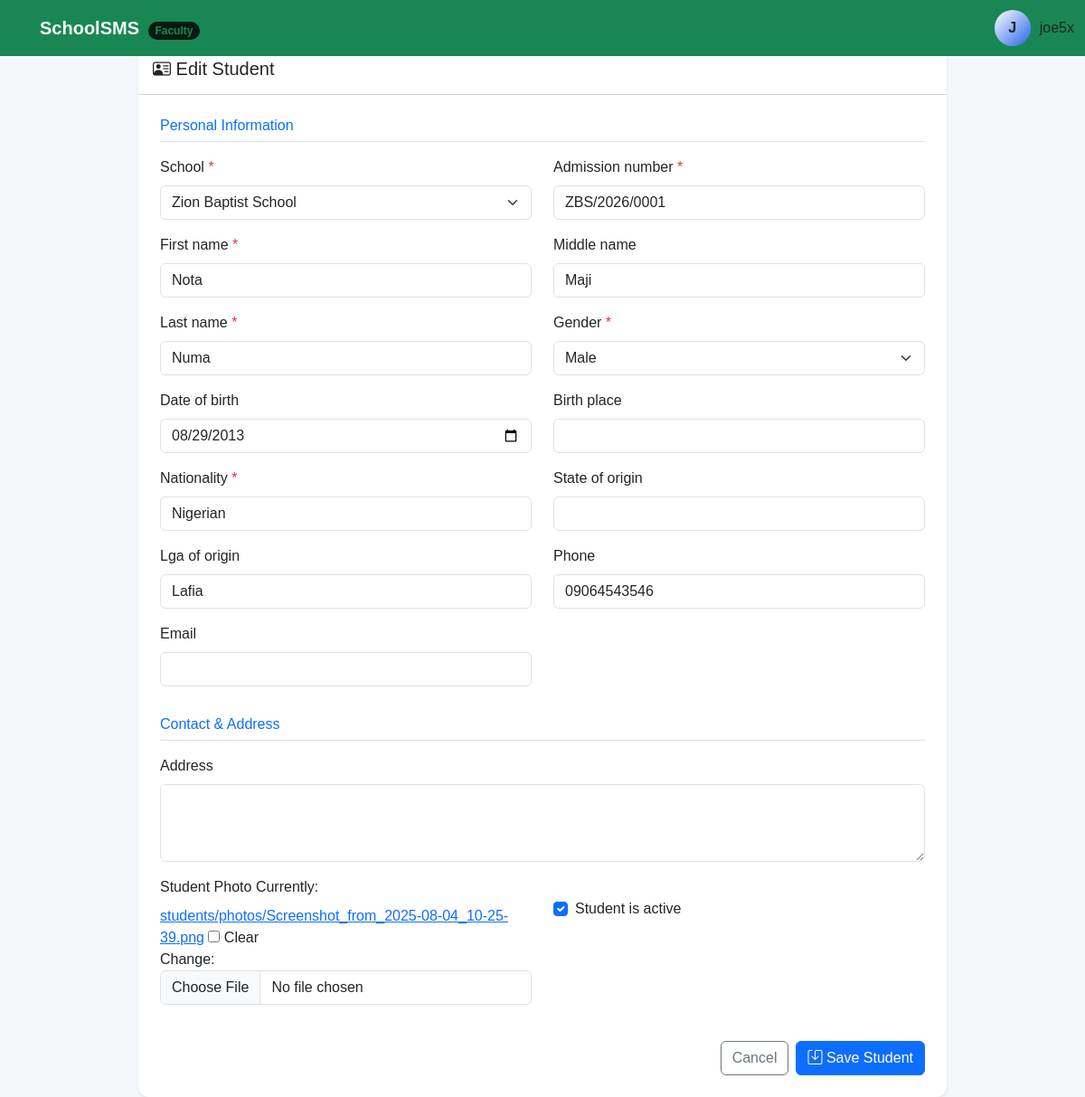
Screenshot of /students/1/edit/ (signed in) with the database file from the repository.
### accounts/models.py (models this page shows, shortened)
class User(AbstractUser):
    class Role(models.TextChoices):
        SUPER_ADMIN = "super_admin", "Super Administrator"
        SCHOOL_ADMIN = "school_admin", "School Administrator"
        PRINCIPAL = "principal", "Principal"
        VICE_PRINCIPAL = "vice_principal", "Vice Principal"
        HEAD_TEACHER = "head_teacher", "Head Teacher"
        TEACHER = "teacher", "Teacher"
        FORM_TEACHER = "form_teacher", "Form Teacher"
        BURSAR = "bursar", "Bursar"
        ACCOUNTANT = "accountant", "Accountant"
        REGISTRAR = "registrar", "Registrar"
        STUDENT = "student", "Student"
        PARENT = "parent", "Parent/Guardian"
    role = models.CharField(
        max_length=30,
        choices=Role.choices,
        default=Role.TEACHER,
    )
    phone = models.CharField(
        max_length=20,
        blank=True,
    )
    staff_id = models.CharField(
        max_length=50,
        unique=True,
        null=True,
        blank=True,
    )
    profile_photo = models.ImageField(
        upload_to="accounts/profiles/",
        blank=True,
        null=True,
    )
    address = models.TextField(
        blank=True,
    )
    date_of_birth = models.DateField(
        blank=True,
        null=True,
    )
    is_verified = models.BooleanField(
        default=False,
    )
    created_at = models.DateTimeField(
        auto_now_add=True,
    )
    updated_at = models.DateTimeField(
        auto_now=True,
    )
    class Meta:
        ordering = ["first_name", "last_name"]

### students/models.py (models this page shows, shortened)
class Student(models.Model):
    class Gender(models.TextChoices):
        MALE = "male", "Male"
        FEMALE = "female", "Female"
    school = models.ForeignKey(
        "schools.School",
        on_delete=models.CASCADE,
        related_name="students",
    )
    admission_number = models.CharField(
        max_length=30,
    )
    first_name = models.CharField(
        max_length=100,
    )
    middle_name = models.CharField(
        max_length=100,
        blank=True,
    )
    last_name = models.CharField(
        max_length=100,
    )
    gender = models.CharField(
        max_length=10,
        choices=Gender.choices,
    )
    date_of_birth = models.DateField(
        null=True,
        blank=True,
    )
    birth_place = models.CharField(
        max_length=150,
        blank=True,
    )
    nationality = models.CharField(
        max_length=100,
        default="Nigerian",
    )
    state_of_origin = models.CharField(
        max_length=100,
        blank=True,
    )
    lga_of_origin = models.CharField(
        max_length=100,
        blank=True,
    )
    address = models.TextField(
        blank=True,
    )
    phone = models.CharField(
        max_length=30,
        blank=True,
    )
    email = models.EmailField(
        blank=True,
    )
    photo = models.ImageField(
        upload_to="students/photos/",
        null=True,
        blank=True,
    )
    is_active = models.BooleanField(
        default=True,
    )
    created_at = models.DateTimeField(
        auto_now_add=True,
    )
    updated_at = models.DateTimeField(
        auto_now=True,
    )
    class Meta:
        ordering = [
            "last_name",
            "first_name",
        ]
        constraints = [
            models.UniqueConstraint(
                fields=[
                    "school",
                    "admission_number",
                ],
                name="unique_school_admission_number",
            ),
        ]

### students/views.py (the view)
@login_required
def student_update(request, pk):
    student = get_object_or_404(
        Student.objects.select_related("school"),
        pk=pk,
    )
    if request.method == "POST":
        form = StudentForm(
            request.POST,
            request.FILES,
            instance=student,
        )
        if form.is_valid():
            form.save()
            messages.success(
                request,
                "Student information updated successfully.",
            )
            return redirect(
                "students:student_detail",
                pk=student.pk,
            )
    else:
        form = StudentForm(instance=student)
    return render(
        request,
        "students/student_form.html",
        {
            "form": form,
            "student": student,
            "title": "Edit Student",
        },
    )

### schools/models.py (called while the page is built)
    def __str__(self):
        return self.name

### templates/students/student_form.html (shortened to what this page needs)
{% extends "base.html" %}
{% block content %}
<div class="row justify-content-center">
    <div class="col-xl-9">
        <div class="card border-0 shadow-sm">
            <div class="card-header bg-white py-3">
                <h5 class="mb-0">
                    <i class="bi bi-person-vcard"></i>
                    {{ title }}
                </h5>
            </div>
            <div class="card-body p-4">
                <form
                    method="post"
                    enctype="multipart/form-data"
                >
                    <h6 class="text-primary border-bottom pb-2 mb-3">
                        Personal Information
                    </h6>
                    <div class="row">
                        {% for field in form %}
                            {% if field.name != "address" and field.name != "photo" and field.name != "is_active" %}
                                <div class="col-md-6 mb-3">
                                    <label class="form-label">
                                        {{ field.label }}
                                        {% if field.field.required %}
                                            <span class="text-danger">*</span>
                                        {% endif %}
                                    </label>
                                    {{ field }}
                                </div>
                            {% endif %}
                        {% endfor %}
                    </div>
                    <h6 class="text-primary border-bottom pb-2 mb-3 mt-3">
                        Contact & Address
                    </h6>
                    <div class="mb-3">
                        <label class="form-label">
                            {{ form.address.label }}
                        </label>
                        {{ form.address }}
                    </div>
                    <div class="row">
                        <div class="col-md-6 mb-3">
                            <label class="form-label">
                                Student Photo
                            </label>
                            {{ form.photo }}
                        </div>
                        <div class="col-md-6 mb-3">
                            <div class="form-check mt-4">
                                {{ form.is_active }}
                                <label class="form-check-label">
                                    Student is active
                                </label>
                            </div>
                        </div>
                    </div>
                    <div class="d-flex justify-content-end gap-2 mt-4">
                        <a
                            href="{% url 'students:student_list' %}"
                            class="btn btn-outline-secondary"
                        >
                            Cancel
                        </a>
                        <button
                            type="submit"
                            class="btn btn-primary"
                        >
                            <i class="bi bi-save"></i>
                            Save Student
                        </button>
                    </div>
                </form>
            </div>
        </div>
    </div>
</div>
{% endblock %}

### templates/base.html (shortened to what this page needs)
{% load static %}
<!DOCTYPE html>
<html lang="en">
<head>
    <link
        href="https://cdn.jsdelivr.net/npm/bootstrap@5.3.3/dist/css/bootstrap.min.css"
        rel="stylesheet"
    >
    <link
        href="https://cdn.jsdelivr.net/npm/bootstrap-icons@1.11.3/font/bootstrap-icons.css"
        rel="stylesheet"
    >
     <link
     rel="stylesheet"
     href="{% static 'css/sms.css' %}"
    >
</head>
<body>
    <nav class="navbar fixed-top bg-success" data-bs-theme="dark">
    <div class="container-fluid d-flex justify-content-between align-items-center">
        {% if request.user.role == 'super_admin' %}
            <a class="navbar-brand d-flex align-items-center gap-2 fw-bold text-light text-decoration-none" href="/admin/">
                <i class="bi bi-shield-lock-fill text-danger fs-4"></i>
                <span>SchoolSMS <span class="badge bg-danger-subtle text-danger rounded-pill fs-8 ms-1">Root</span></span>
            </a>
        {% elif request.user.role == 'head_teacher' or request.user.role == 'teacher' or request.user.role == 'form_teacher' %}
            <a class="navbar-brand d-flex align-items-center gap-2 fw-bold text-light text-decoration-none" href="{% url 'dashboard:dashboard' %}">
                <i class="bi bi-journal-bookmark-fill text-success fs-4"></i>
                <span>SchoolSMS <span class="badge bg-success-subtle text-success rounded-pill fs-8 ms-1">Faculty</span></span>
            </a>
        {% elif request.user.role == 'bursar' or request.user.role == 'accountant' %}
            <a class="navbar-brand d-flex align-items-center gap-2 fw-bold text-light text-decoration-none" href="{% url 'dashboard:dashboard' %}">
                <i class="bi bi-wallet2 text-warning fs-4"></i>
                <span>SchoolSMS <span class="badge bg-warning-subtle text-warning rounded-pill fs-8 ms-1">Finance</span></span>
            </a>
        {% elif request.user.role == 'parent' %}
            <a class="navbar-brand d-flex align-items-center gap-2 fw-bold text-light text-decoration-none" href="{% url 'dashboard:dashboard' %}">
                <i class="bi bi-people-fill text-light fs-4"></i>
                <span>SchoolSMS <span class="badge bg-light text-light rounded-pill fs-8 ms-1">Parent Portal</span></span>
            </a>
        {% else %}
            <a class="navbar-brand d-flex align-items-center gap-2 fw-bold text-light text-decoration-none" href="{% url 'dashboard:dashboard' %}">
                <i class="bi bi-mortarboard-fill text-primary fs-4"></i>
                <span>SchoolSMS</span>
            </a>
        {% endif %}
        <div class="d-flex gap-2">
            <div class="user-profile">
                <div class="avatar">
                    {{ user.username|first|upper }}
                </div>
                <span>
                    {{ user.username }}
                </span>
            </div>
        </div>
    </div>
</nav>
<div class="container-fluid pt-4 mt-4">
</div>
{% block content %}
{% endblock %}
</body>
</html>

### templates/base.html (style rules this page uses)
:root { --bg: #0b0b12; --sidebar: #11111a; --card: #151520; --border: #262638; --text: #ffffff; --muted: #fff; --primary: #ffffff; --secondary: #2563eb; }
body { background: #f5f7fb; font-family: Arial, sans-serif; }
.card { border: 0; border-radius: 12px; box-shadow: 0 2px 10px rgba(0, 0, 0, 0.05); }
.fs-8 { font-size: 0.75rem; }
.user-profile { display: flex; align-items: center; gap: 10px; }
.avatar { width: 40px; height: 40px; display: flex; justify-content: center; align-items: center; border-radius: 50%; background: linear-gradient( 135deg, var(--primary), var(--secondary) ); font-weight: bold; }

### rows the page displays
User: username|first "J", username "joe5x"
Student: form "Zion Baptist School" "ZBS/2026/0001" "Nota" "Maji" "Numa" "Male" "08/29/2013" "Nigerian" "Lafia" "09064543546", is_active "☑"

### other values shown
{{ title }} "Edit Student"
{{ field.label }} "School" "Admission number" "First name" "Middle name" "Last name" "Gender" "Date of birth" "Birth place" "Nationality" "State of origin" "Lga of origin" "Phone" "Email"
